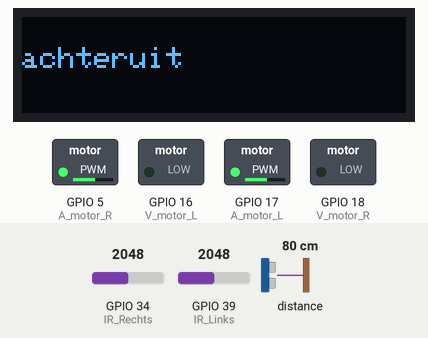
A sketch run on a simulated ESP32. On the bench: 128×32 one-colour display, switched loads named in the sketch (green lamp = pin HIGH). Dashed ring = blinking. Inputs (shaded band) come from the test bench; at power-on: distance to the obstacle 80 cm, GPIO 34 (IR_Rechts) = 2048, GPIO 39 (IR_Links) = 2048. What the sketch prints to the serial monitor is not drawn.

Above: at 3.3 s.
3.4 s: distance to the obstacle set to 16 cm
5.4 s: distance to the obstacle set to 13 cm
At 6.2 s:
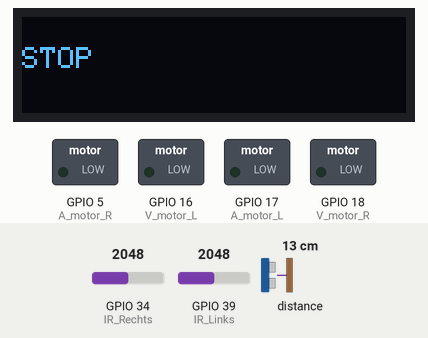
7.2 s: distance to the obstacle set to 18 cm
At 7.53 s:
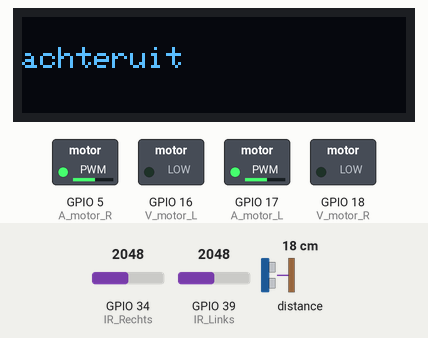
9.4 s: GPIO 34 (IR_Rechts) set to 491
At 9.82 s:
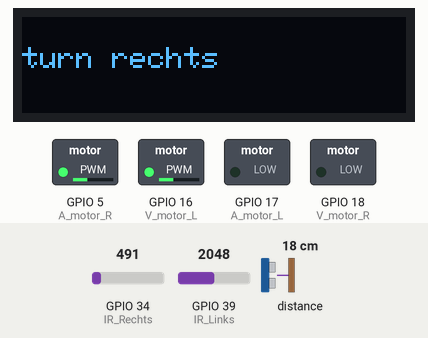
11.5 s: GPIO 39 (IR_Links) set to 491
At 12.1 s:
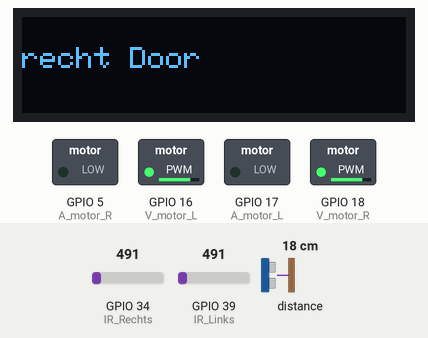
14.2 s: GPIO 34 (IR_Rechts) set to 1228
At 14.4 s:
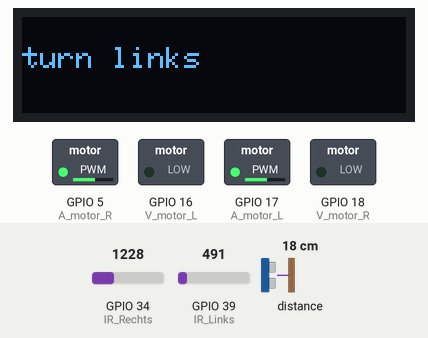
Timing chart, 0 to 17.3 s (numbered marks = the images above; inputs shaded):
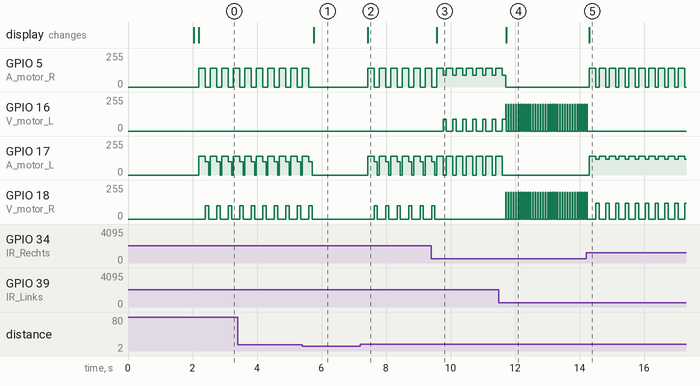

The sketch:

DoolhofV1.ino
```cpp
#include <Wire.h>
#include <Adafruit_GFX.h>
#include <Adafruit_SSD1306.h>
#include <Adafruit_VL53L0X.h>

#define SCREEN_WIDTH 128 // OLED display width, in pixels
#define SCREEN_HEIGHT 32 // OLED display height, in pixels

// Declaration for an SSD1306 display connected to I2C (SDA, SCL pins)
Adafruit_SSD1306 display(SCREEN_WIDTH, SCREEN_HEIGHT, &Wire, -1);
Adafruit_VL53L0X lox = Adafruit_VL53L0X();

#define V_motor_L   16           // vooruit motor links
#define A_motor_L   17           // Achteruit motor links


#define V_motor_R   18          // vooruit motor Rechts
#define A_motor_R   5           // Achteruit motor Rechts


#define IR_Rechts 34          // Linker IR sensBlackor
#define IR_Links  39          // Rechter IR sensBlackor

int  IR_Rechts_val = 0;
int  IR_Links_val = 0;

const int freq = 1000;
const int SV_motor_L = 0;
const int SA_motor_L = 1;
const int SV_motor_R = 2;
const int SA_motor_R = 3;
const int resolution = 8;
int sensBlack = 500;

int number = 1;
void setup() {
  pinMode(V_motor_L, OUTPUT);
  pinMode(A_motor_L , OUTPUT);

  pinMode(V_motor_R, OUTPUT);
  pinMode(A_motor_R , OUTPUT);

  pinMode(IR_Rechts, INPUT);
  pinMode(IR_Links, INPUT);
  Serial.begin(9600);

  // wait until serial port opens for native USB devices
  while (! Serial) {
    delay(1);
  }
  if (!lox.begin()) {
    Serial.println(F("Failed to boot VL53L0X"));
    while(1);
  }

  ledcSetup(SV_motor_L, freq, resolution);
  ledcAttachPin(V_motor_L, SV_motor_L);

  ledcSetup(SA_motor_L, freq, resolution);
  ledcAttachPin(A_motor_L, SA_motor_L);

  ledcSetup(SV_motor_R, freq, resolution);
  ledcAttachPin(V_motor_R, SV_motor_R);

  ledcSetup(SA_motor_R, freq, resolution);
  ledcAttachPin(A_motor_R, SA_motor_R);


  if(!display.begin(SSD1306_SWITCHCAPVCC, 0x3C)) { // Address 0x3D for 128x64
    Serial.println(F("SSD1306 allocation failed"));
    for(;;);
  }
  delay(2000);
  display.clearDisplay();

  display.setTextSize(1);
  display.setTextColor(WHITE);
  display.setCursor(0, 10);
  // Display static text
  display.println("Hello, world!");
  display.display();
  delay(100);
}

void loop() {
  IR_Rechts_val = analogRead(IR_Rechts);
  IR_Links_val = analogRead(IR_Links);
  VL53L0X_RangingMeasurementData_t measure;
  lox.rangingTest(&measure, false); // pass in 'true' to get debug data printout!
  delay(10);
  // look for when to stop
  if (measure.RangeMilliMeter < 150){
    Serial.print("Distance (mm): "); Serial.println(measure.RangeMilliMeter);
    stopGame();
  } // rechtdoor rijden
  else if(IR_Rechts_val < sensBlack && IR_Links_val < sensBlack){
    plankGas();
  } // turn left
  else if(IR_Rechts_val > sensBlack && IR_Links_val < sensBlack) {
  turnLeft();
  } // turn right
  else if (IR_Rechts_val < sensBlack && IR_Links_val > sensBlack){
  turnRight();
  }// drive back and turn
  else if (IR_Rechts_val > sensBlack && IR_Links_val > sensBlack){
    driveBack();
  }
}

void plankGas(){
    resetDisplay();
    display.println("recht Door");
    display.display();

    ledcWrite(SV_motor_L, 200);
    ledcWrite(SA_motor_L, 0);
    ledcWrite(SV_motor_R, 200);
    ledcWrite(SA_motor_R, 0);

    delay(20);
  stopDriving();

}
void turnLeft(){
    resetDisplay();
    display.println("turn links");
    display.display();

    driveBackwards();

    ledcWrite(SV_motor_L, 0);
    ledcWrite(SA_motor_L, 120);
    ledcWrite(SV_motor_R, 120);
    ledcWrite(SA_motor_R, 0);
    delay(50);
}
void turnRight(){
    resetDisplay();
    display.println("turn rechts");
    display.display();

    driveBackwards();

    ledcWrite(SV_motor_L, 90);
    ledcWrite(SA_motor_L, 0);
    ledcWrite(SV_motor_R, 0);
    ledcWrite(SA_motor_R, 90);
    delay(50);
}
void driveBack(){
    resetDisplay();
    display.println("achteruit");
    display.display();

    driveBackwards();

    ledcWrite(SV_motor_L, 0);
    ledcWrite(SA_motor_L, 100);
    ledcWrite(SV_motor_R, 100);
    ledcWrite(SA_motor_R, 0);

    delay(100);
  stopDriving();
}
void stopGame(){
    resetDisplay();
    display.println("STOP");
    display.display();

    stopDriving();
    delay(500);
}
void driveBackwards(){
  ledcWrite(SV_motor_L, 0);
    ledcWrite(SA_motor_L, 140);
    ledcWrite(SV_motor_R, 0);
    ledcWrite(SA_motor_R, 140);
    delay(200);
}
void stopDriving(){
    ledcWrite(SV_motor_L, 0);
    ledcWrite(SA_motor_L, 0);
    ledcWrite(SV_motor_R, 0);
    ledcWrite(SA_motor_R, 0);
}
void resetDisplay(){
  display.clearDisplay();
  display.setTextSize(1);             // Normal 1:1 pixel scale
  display.setTextColor(WHITE);        // Draw white text
  display.setCursor(0,10);             // Start at top-left corner
}
```

Measured:
- the behaviour switches between 15 and 14 cm on distance to the obstacle (found by bisection; images 0 and 1)
- after the input at 5.4 s, GPIO 5 (A_motor_R): goes on until 5.6 s, then stays 0/255; GPIO 17 (A_motor_L), GPIO 18 (V_motor_R): goes on until 5.7 s, then stays 0/255; the display: changes after 0.36 s (image 1)
- after the input at 7.2 s, GPIO 5 (A_motor_R): alternates 139/255 for 0.20 s and 0/255 for 0.16 s, starting after 0.23 s; GPIO 17 (A_motor_L): 0/255 → 139/255 after 0.23 s, then repeats every 0.36 s: 100/255 0.10 s, 0/255 0.06 s, 139/255 0.20 s
- after the input at 9.4 s, GPIO 16 (V_motor_L): alternates 90/255 for 0.11 s and 0/255 for 0.20 s, starting after 0.37 s; GPIO 18 (V_motor_R): goes on until 9.5 s, then stays 0/255; the display: changes after 0.17 s (image 3)
- after the input at 11.5 s, GPIO 17 (A_motor_L): goes on until 11.6 s, then stays 0/255; GPIO 18 (V_motor_R): alternates 199/255 for 0.02 s and 0/255 for 0.06 s, starting after 0.21 s; the display: changes after 0.23 s (image 4)
- after the input at 14.2 s, GPIO 5 (A_motor_R): alternates 139/255 for 0.20 s and 0/255 for 0.11 s, starting after 0.10 s; GPIO 16 (V_motor_L): goes on until 14.2 s, then stays 0/255; GPIO 17 (A_motor_L): alternates 139/255 for 0.20 s and 120/255 for 0.11 s, starting after 0.10 s; the display: changes after 0.10 s (image 5)
- by itself, GPIO 5 (A_motor_R): alternates 139/255 for 0.20 s and 0/255 for 0.16 s
- by itself, GPIO 17 (A_motor_L): repeats every 0.36 s: 0/255 0.06 s, 139/255 0.20 s, 100/255 0.10 s
